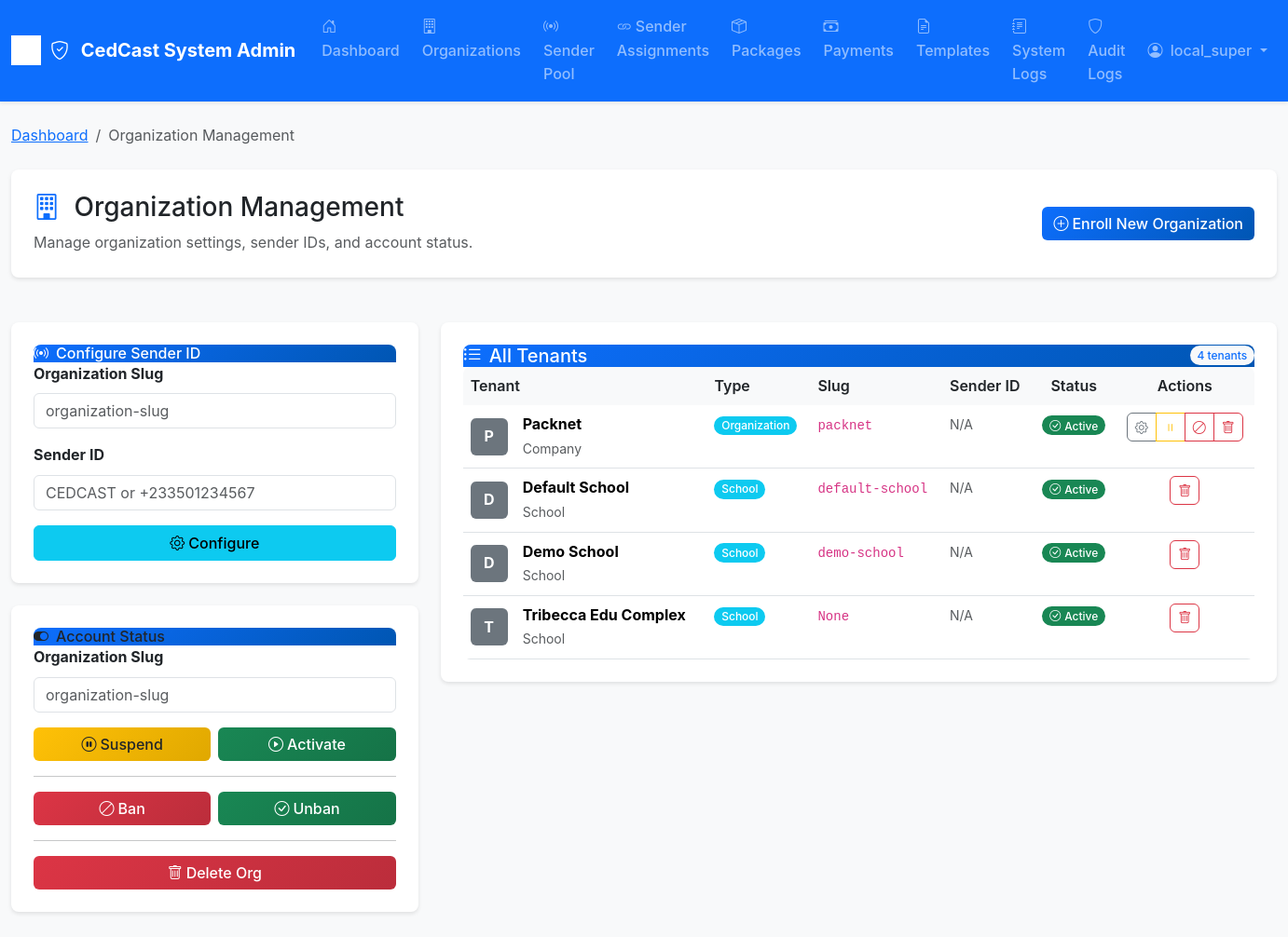
/super/onboarding/ (signed in), run on an earlier commit of the app's database.
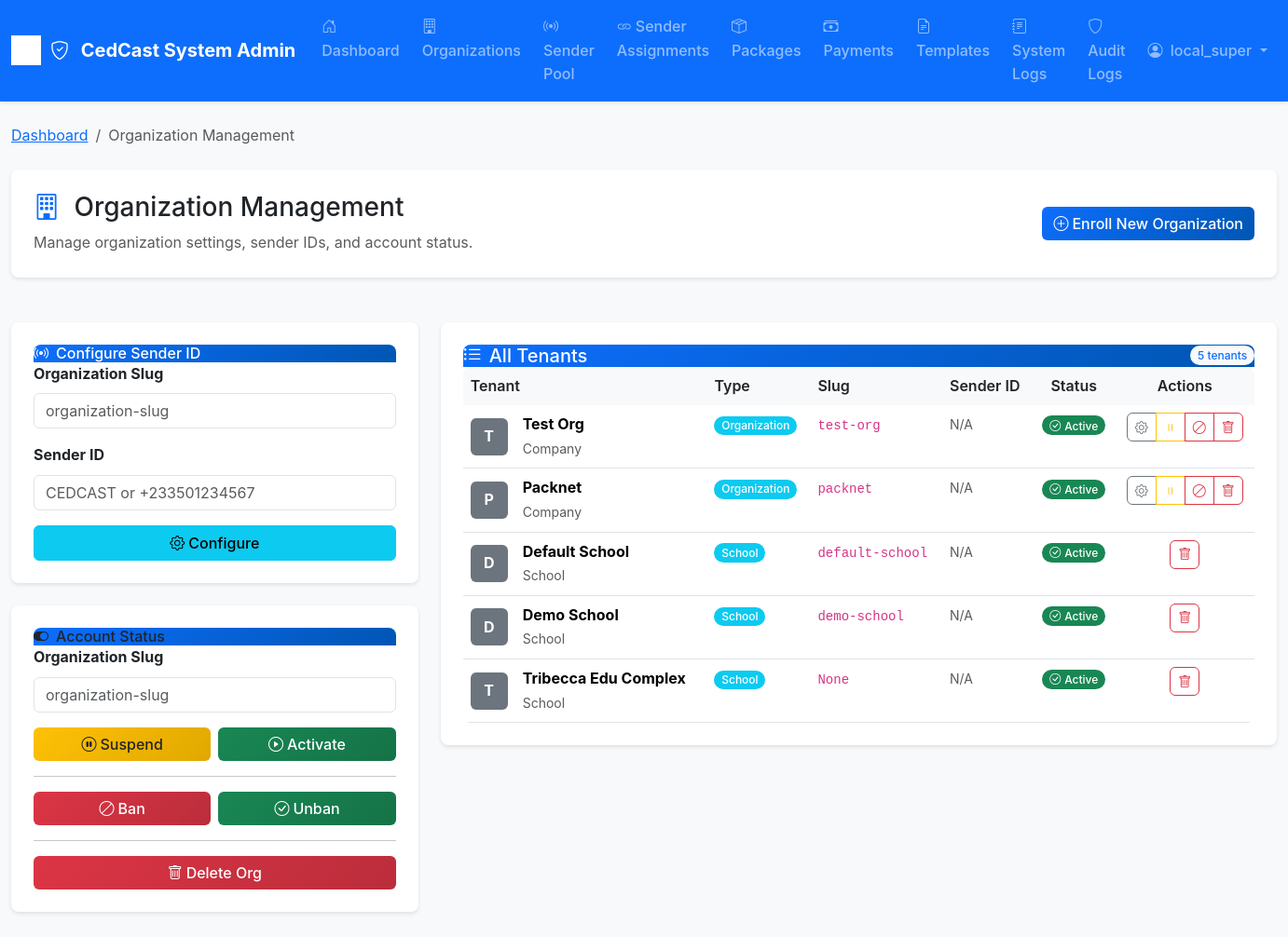
And on a later commit of the database.
### core/models.py (models this page shows, shortened)
class Organization(models.Model):
	TYPE_CHOICES = [
		("pharmacy", "Pharmacy"),
		("company", "Company"),
		("ngo", "NGO"),
		("other", "Other"),
	]
	name = models.CharField(max_length=255)
	org_type = models.CharField(max_length=20, choices=TYPE_CHOICES, default="company")
	slug = models.SlugField(max_length=100, unique=True)
	logo = models.ImageField(upload_to='org_logos/', blank=True, null=True)
	address = models.TextField(blank=True, null=True)
	phone_primary = models.CharField(max_length=20, blank=True, null=True)
	phone_secondary = models.CharField(max_length=20, blank=True, null=True)
	created_at = models.DateTimeField(auto_now_add=True)
	is_active = models.BooleanField(default=True)
	onboarded = models.BooleanField(default=False)
	banned = models.BooleanField(default=False, help_text="Whether this organization is banned from the platform")
	ban_reason = models.TextField(blank=True, null=True, help_text="Reason for banning the organization")
	banned_at = models.DateTimeField(blank=True, null=True, help_text="When the organization was banned")
	banned_by = models.ForeignKey(User, on_delete=models.SET_NULL, null=True, blank=True, related_name='banned_organizations', help_text="User who banned this organization")
	APPROVAL_CHOICES = [
		('pending', 'Pending Approval'),
		('approved', 'Approved'),
		('rejected', 'Rejected'),
	]
	approval_status = models.CharField(max_length=20, choices=APPROVAL_CHOICES, default='pending')
	approved_at = models.DateTimeField(blank=True, null=True)
	approved_by = models.ForeignKey(User, on_delete=models.SET_NULL, null=True, blank=True, related_name='approved_organizations')
	rejection_reason = models.TextField(blank=True, null=True)
	sms_credit_balance = models.DecimalField(max_digits=10, decimal_places=2, default=Decimal('0.00'))
	total_sms_sent = models.PositiveIntegerField(default=0, help_text="Total SMS sent by organization")
	sms_rate = models.DecimalField(max_digits=5, decimal_places=4, default=Decimal('0.25'), help_text="Cost per SMS in cedis")
	is_premium = models.BooleanField(default=False, help_text="Premium features enabled")
	class Meta:
		indexes = [
			models.Index(fields=['is_active', 'onboarded']),
			models.Index(fields=['slug']),
			models.Index(fields=['approval_status', 'created_at']),
		]
	@property
	def balance(self):
		"""Backward compatibility property for sms_credit_balance"""
		return self.sms_credit_balance

### core/views.py (the view, shortened to what this page needs)
# urls.py: path('super/onboarding/', views.onboarding_view, name='onboarding'),
@login_required
def onboarding_view(request):
	if not request.user.role == User.SUPER_ADMIN:
		return redirect('dashboard')
	from .models import Organization, School
	notice = None
	orgs = Organization.objects.all().order_by('-created_at')
	schools = School.objects.all().order_by('-created_at')
	tenants = []
	for org in orgs:
		tenants.append({
			'type': 'organization',
			'id': org.id,
			'name': org.name,
			'slug': org.slug,
			'created_at': org.created_at,
			'is_active': org.is_active,
			'banned': getattr(org, 'banned', False),
			'ban_reason': getattr(org, 'ban_reason', ''),
			'banned_at': getattr(org, 'banned_at', None),
			'approval_status': org.approval_status,
			'org_type': getattr(org, 'org_type', ''),
			'phone_primary': getattr(org, 'phone_primary', ''),
			'address': getattr(org, 'address', ''),
		})
	for school in schools:
		tenants.append({
			'type': 'school',
			'id': school.id,
			'name': school.name,
			'slug': school.slug,
			'created_at': school.created_at,
			'is_active': True,
			'approval_status': 'approved',
			'org_type': 'school',
			'phone_primary': getattr(school, 'phone_primary', ''),
			'address': getattr(school, 'address', ''),
		})
	tenants.sort(key=lambda x: x['created_at'], reverse=True)
	return render(request, 'onboarding.html', {'tenants': tenants, 'notice': notice})

### core/templates/onboarding.html (shortened to what the changed rows need)
{% extends 'base.html' %}
{% load static %}
{% block body_class %}bg-light{% endblock %}
{% block content %}
<div class="container-fluid py-4">
  <div class="row mb-4">
    <div class="col-12">
      <div class="dashboard-card">
        <div class="row align-items-center">
          <div class="col-md-8">
            <h1 class="h3 mb-2">
              <i class="bi bi-building text-primary me-2"></i>
              Organization Management
            </h1>
          </div>
        </div>
      </div>
    </div>
  </div>
  <div class="row">
    <div class="col-lg-8">
      <div class="dashboard-card">
        <div class="card-header bg-primary text-white d-flex justify-content-between align-items-center">
          <h5 class="mb-0">
            <i class="bi bi-list-ul me-2"></i>All Tenants
          </h5>
          <span class="badge bg-light text-primary">{{ tenants|length }} tenants</span>
        </div>
        <div class="card-body p-0">
          <div class="table-responsive">
            <table class="table table-hover mb-0">
              <thead class="table-light">
                <tr>
                  <th class="border-0">Tenant</th>
                  <th class="border-0">Type</th>
                  <th class="border-0">Slug</th>
                  <th class="border-0">Sender ID</th>
                  <th class="border-0 text-center">Status</th>
                  <th class="border-0 text-center">Actions</th>
                </tr>
              </thead>
              <tbody>
                {% for tenant in tenants %}
                <tr>
                  <td>
                    <div class="d-flex align-items-center">
                      <div class="bg-secondary text-white rounded me-3 d-flex align-items-center justify-content-center fw-bold" style="width:40px; height:40px;">
                        {{ tenant.name|slice:":1"|upper }}
                      </div>
                      <div>
                        <div class="fw-bold">{{ tenant.name }}</div>
                        <small class="text-muted">{{ tenant.org_type|title }}</small>
                      </div>
                    </div>
                  </td>
                  <td>
                    <span class="badge bg-info">{{ tenant.type|title }}</span>
                  </td>
                  <td>
                    <code class="small">{{ tenant.slug }}</code>
                  </td>
                  <td>
                    <span class="text-muted small">N/A</span>
                  </td>
                  <td class="text-center">
                    {% if tenant.banned %}
                      <span class="badge bg-danger">
                        <i class="bi bi-ban me-1"></i>Banned
                      </span>
                    {% elif tenant.is_active %}
                      <span class="badge bg-success">
                        <i class="bi bi-check-circle me-1"></i>Active
                      </span>
                    {% else %}
                      <span class="badge bg-warning text-dark">
                        <i class="bi bi-pause-circle me-1"></i>Inactive
                      </span>
                    {% endif %}
                  </td>
                  <td class="text-center">
                    <div class="btn-group" role="group">
                      {% if tenant.type == 'organization' %}
                      <button class="btn btn-sm btn-outline-secondary configure-btn" data-slug="{{ tenant.slug }}" data-name="{{ tenant.name }}">
                        <i class="bi bi-gear"></i>
                      </button>
                      {% if tenant.banned %}
                      <button class="btn btn-sm btn-outline-success unban-btn" data-slug="{{ tenant.slug }}" data-name="{{ tenant.name }}">
                        <i class="bi bi-check-circle"></i>
                      </button>
                      {% elif tenant.is_active %}
                      <button class="btn btn-sm btn-outline-warning suspend-btn" data-slug="{{ tenant.slug }}" data-name="{{ tenant.name }}">
                        <i class="bi bi-pause"></i>
                      </button>
                      <button class="btn btn-sm btn-outline-danger ban-btn" data-slug="{{ tenant.slug }}" data-name="{{ tenant.name }}">
                        <i class="bi bi-ban"></i>
                      </button>
                      {% endif %}
                      <button class="btn btn-sm btn-outline-danger delete-btn" data-slug="{{ tenant.slug }}" data-name="{{ tenant.name }}">
                        <i class="bi bi-trash"></i>
                      </button>
                      {% endif %}
                    </div>
                  </td>
                </tr>
                {% endfor %}
              </tbody>
            </table>
          </div>
        </div>
      </div>
    </div>
  </div>
</div>
{% endblock %}

What changed in the data, as far as the page shows it:
added Organization: name "T", name "Test Org", org_type "Company", slug "test-org"
Also different on the page:
{{ tenants|length }}: "4" → "5"
new list line: "Organization N/A Active"
